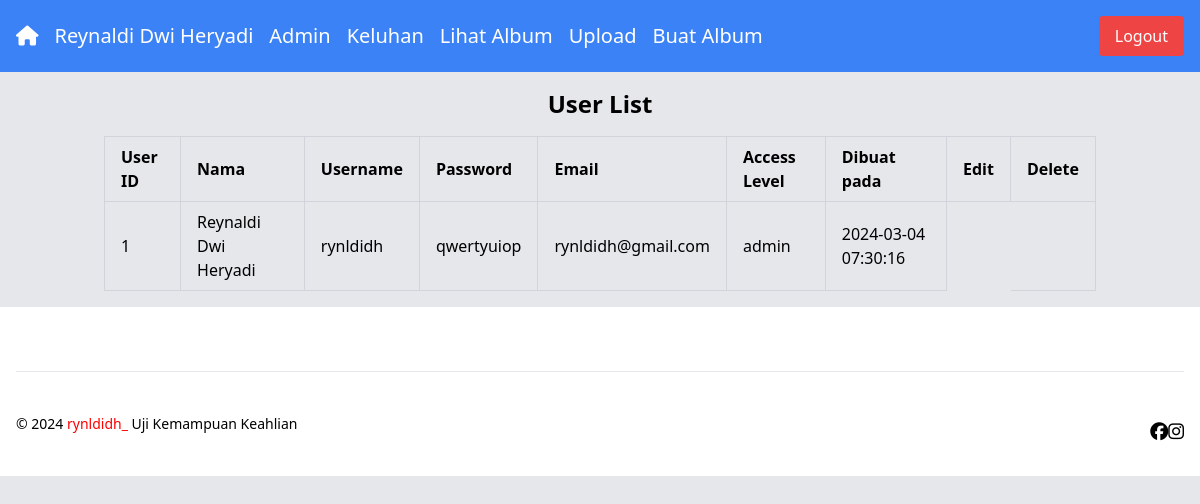
Page /halaman_admin.php (signed in) on the earlier database version.
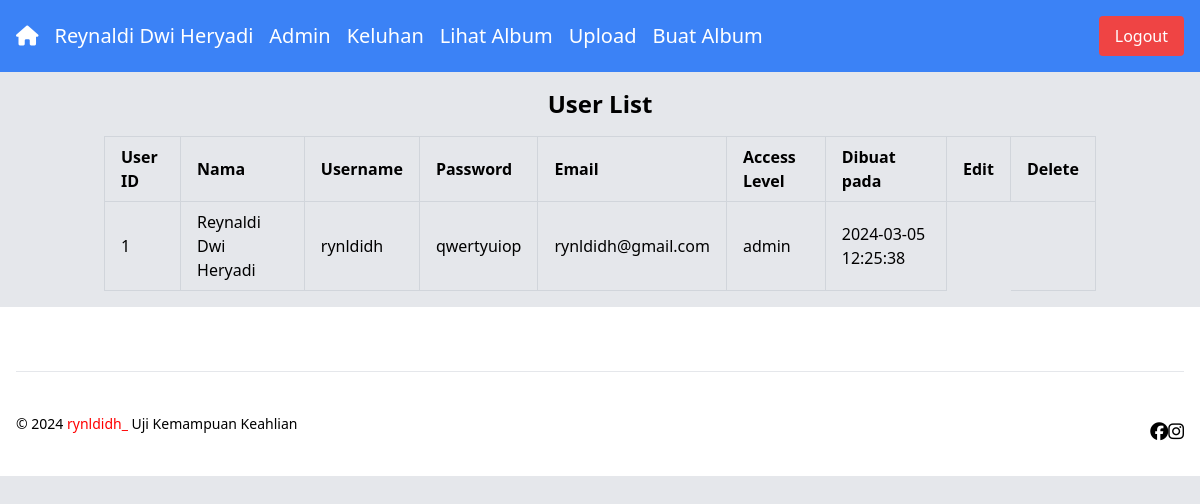
Same page on the later database version.
### tables this page shows
CREATE TABLE `users` (
  `user_id` int(11) NOT NULL,
  `name` varchar(50) NOT NULL,
  `username` varchar(50) NOT NULL,
  `password` varchar(255) NOT NULL,
  `email` varchar(100) NOT NULL,
  `access_level` enum('admin','user') NOT NULL DEFAULT 'user',
  `create_at` timestamp NOT NULL DEFAULT current_timestamp() ON UPDATE current_timestamp()
);

### halaman_admin.php (the view, shortened to what this page needs)
<!DOCTYPE html>
<html lang="en">
<head>
<link href="https://cdn.jsdelivr.net/npm/tailwindcss@2.2.19/dist/tailwind.min.css" rel="stylesheet">
<link rel="stylesheet" href="https://cdnjs.cloudflare.com/ajax/libs/font-awesome/6.5.1/css/all.min.css"/>
</head>
<body class="bg-gray-200">
<?php include 'navbar.php'; ?>
    <div class="container mx-auto p-4">
        <h2 class="text-2xl font-bold text-center mb-4">User List</h2>
        <table class="w-full text-left border-collapse">
            <thead>
                <tr>
                    <th class="border border-gray-300 px-4 py-2">User ID</th>
                    <th class="border border-gray-300 px-4 py-2">Nama</th>
                    <th class="border border-gray-300 px-4 py-2">Username</th>
                    <th class="border border-gray-300 px-4 py-2">Password</th>
                    <th class="border border-gray-300 px-4 py-2">Email</th>
                    <th class="border border-gray-300 px-4 py-2">Access Level</th>
                    <th class="border border-gray-300 px-4 py-2">Dibuat pada</th>
                    <th class="border border-gray-300 px-4 py-2">Edit</th>
                    <th class="border border-gray-300 px-4 py-2">Delete</th>
                </tr>
            </thead>
            <tbody>
                <?php
                $conn = mysqli_connect("localhost", "root", "", "album");
                $sql = "SELECT `user_id`, `name`, `username`, `password`, `email`, `access_level`, `create_at` FROM `users`";
                $result = mysqli_query($conn, $sql);
                if (mysqli_num_rows($result) > 0) {
                    while ($row = mysqli_fetch_assoc($result)) {
                        echo "<tr class='" . ($row["access_level"] !== "admin" ? "bg-gray-100" : "") . "'>";
                        echo "<td class='border border-gray-300 px-4 py-2'>" . $row["user_id"] . "</td>";
                        echo "<td class='border border-gray-300 px-4 py-2'>" . $row["name"] . "</td>";
                        echo "<td class='border border-gray-300 px-4 py-2'>" . $row["username"] . "</td>";
                        echo "<td class='border border-gray-300 px-4 py-2'>" . $row["password"] . "</td>";
                        echo "<td class='border border-gray-300 px-4 py-2'>" . $row["email"] . "</td>";
                        echo "<td class='border border-gray-300 px-4 py-2'>" . $row["access_level"] . "</td>";
                        echo "<td class='border border-gray-300 px-4 py-2'>" . $row["create_at"] . "</td>";
                        if ($row["access_level"] !== "admin") {
                            echo "<td class='border border-gray-300 px-4 py-2'><a class='bg-green-400 text-white px-4 py-2 rounded' href='halaman_edit_user.php?user_id=" . $row['user_id'] . "'>Edit</a></td>";
                            echo "<td class='border border-gray-300 px-4 py-2'>
                                  <button class='bg-red-500 text-white px-4 py-2 rounded' onclick='sshowConfirmation(\"halaman_hapus_user.php?user_id=" . $row['user_id'] . "\")'>Delete</button>
                                  </td>";
                        } else {
                            echo "<td class='border border-black-300 px-4 py-2'></td><td class='border border-gray-300 px-4 py-2'></td>";
                        }
                        echo "</tr>";
                    }
                } else {
                    echo "<tr><td colspan='9' class='border border-gray-300 px-4 py-2'>No users found</td></tr>";
                }
                ?>
            </tbody>
        </table>
    </div>
    <?php include 'footer.php'?>
</body>
</html>

Differences in the rows shown:
changed users "Reynaldi Dwi Heryadi": create_at "2024-03-04 07:30:16" → "2024-03-05 12:25:38"
